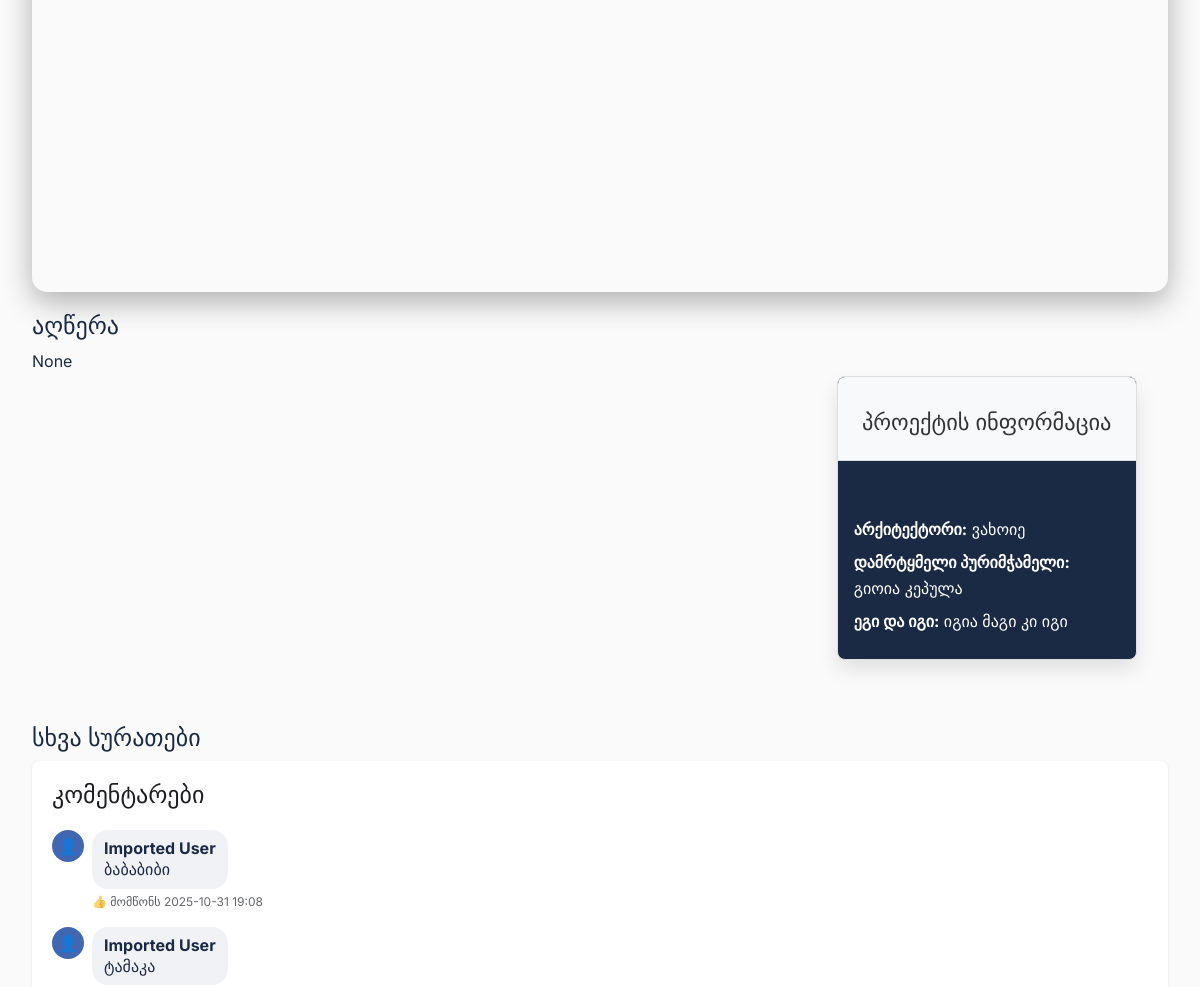
/project/project_2 (middle part), run on an earlier commit of the app's database.
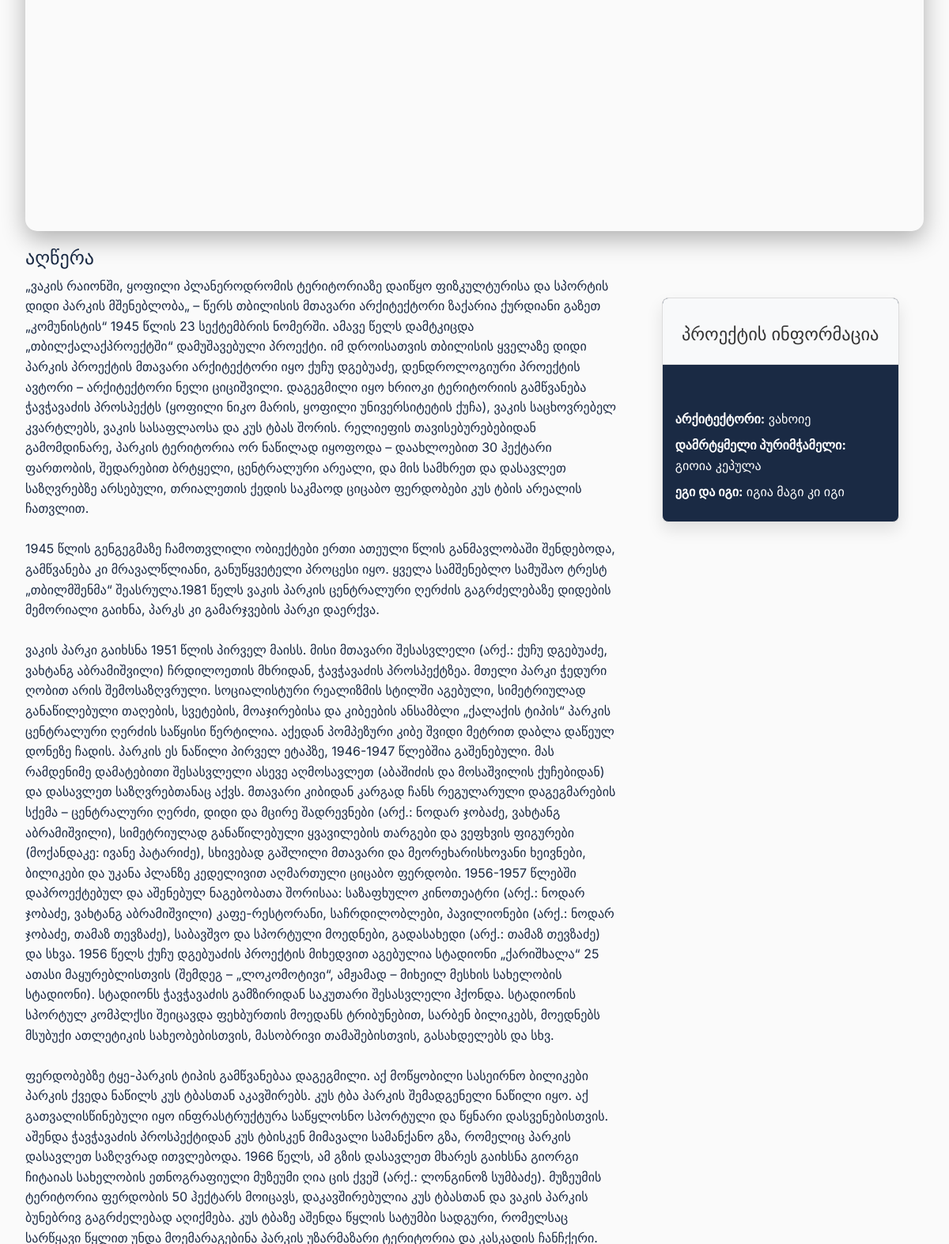
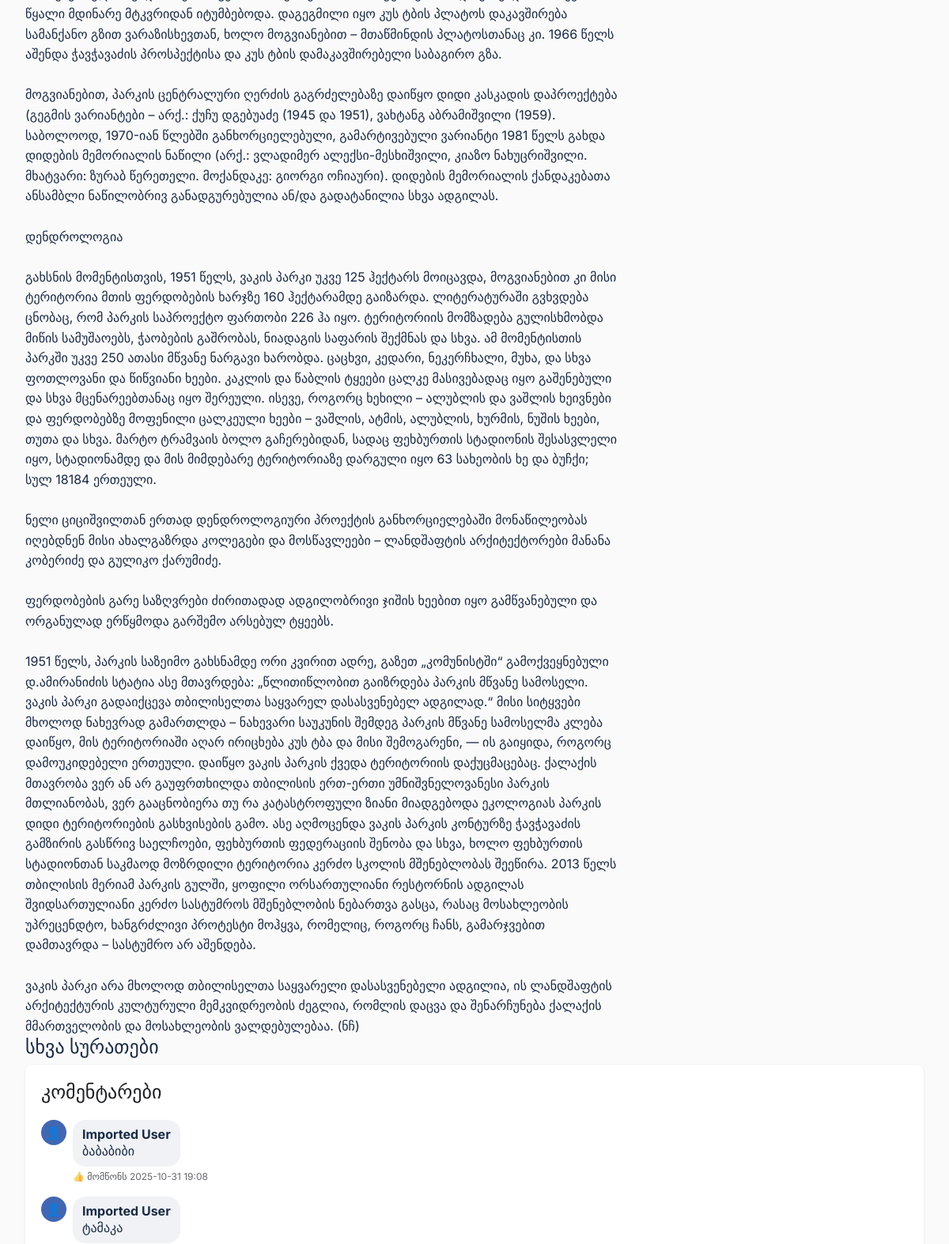
And on a later commit of the database (2 pictures, top to bottom).
### models.py (models this page shows, shortened)
class Comment(db.Model):
    id = db.Column(db.Integer, primary_key=True)
    content = db.Column(db.Text, nullable=False)
    project_id = db.Column(db.String(50), nullable=False)
    user_id = db.Column(db.Integer, db.ForeignKey('user.id'), nullable=False)  # Required for registered users only
    parent_id = db.Column(db.Integer, db.ForeignKey('comment.id'), nullable=True)
    media_urls = db.Column(db.Text, nullable=True)  # JSON array of Cloudinary URLs
    created_at = db.Column(db.DateTime, default=datetime.utcnow)
    replies = db.relationship('Comment', backref=db.backref('parent', remote_side=[id]), lazy=True)
    likes = db.relationship('Like', backref='comment', lazy=True, cascade='all, delete-orphan')
    def get_like_count(self):
        return len(self.likes)
    def get_media_urls(self):
        if self.media_urls:
            import json
            try:
                return json.loads(self.media_urls)
            except json.JSONDecodeError:
                return []
        elif hasattr(self, 'media_url') and self.media_url:
            return [self.media_url]
        return []
    def has_media(self):
        if self.media_urls:
            return bool(self.get_media_urls())
        elif hasattr(self, 'media_url') and self.media_url:
            return True
        return False

class User(UserMixin, db.Model):
    id = db.Column(db.Integer, primary_key=True)
    name = db.Column(db.String(50), nullable=False)
    email = db.Column(db.String(120), unique=True, nullable=False)
    password_hash = db.Column(db.String(128), nullable=False)
    email_verified = db.Column(db.Boolean, default=False, nullable=False)
    verification_token = db.Column(db.String(100), nullable=True)
    reset_token = db.Column(db.String(100), nullable=True)
    reset_token_expires = db.Column(db.DateTime, nullable=True)
    created_at = db.Column(db.DateTime, default=datetime.utcnow)
    is_active = db.Column(db.Boolean, default=True)
    comments = db.relationship('Comment', backref='author', lazy=True)

class Project(db.Model):
    id = db.Column(db.String(50), primary_key=True)
    title = db.Column(db.String(200), nullable=False)
    main_image = db.Column(db.Text, nullable=True)
    other_images = db.Column(db.Text, nullable=True)  # JSON array
    viewer3D = db.Column(db.Text, nullable=True)
    description = db.Column(db.Text, nullable=True)
    description_file = db.Column(db.String(100), nullable=True)
    folder = db.Column(db.String(100), nullable=True)
    latitude = db.Column(db.String(50), nullable=True)
    longitude = db.Column(db.String(50), nullable=True)
    documents = db.Column(db.Text, nullable=True)  # JSON array
    loading_video = db.Column(db.Text, nullable=True)
    loading_audio = db.Column(db.Text, nullable=True)
    project_info = db.Column(db.Text, nullable=True)  # JSON object
    type_categories = db.Column(db.Text, nullable=True)  # JSON array
    period_categories = db.Column(db.Text, nullable=True)  # JSON array
    created_at = db.Column(db.DateTime, default=datetime.utcnow)
    updated_at = db.Column(db.DateTime, default=datetime.utcnow, onupdate=datetime.utcnow)

### app.py (the view)
@app.route('/project/<project_id>')
def project_detail(project_id):
    projects = load_projects()
    project = next((p for p in projects if p['id'] == project_id), None)
    if not project:
        return 'Project not found', 404
    comments = Comment.query.filter_by(project_id=project_id, parent_id=None).order_by(Comment.created_at.desc()).all()
    description = project.get('description', '')
    if not description:
        desc_path = os.path.join('projects', project['folder'], 'description.txt')
        if os.path.exists(desc_path):
            with open(desc_path, 'r', encoding='utf-8') as f:
                description = clean_description(f.read())
    else:
        description = clean_description(description)
    return render_template('project_detail.html', project=project, comments=comments, description=description)

### app.py (called while the page is built)
def clean_description(text):
    if not text:
        return text
    text = re.sub(r'\n{3,}', '\n\n', text)
    text = text.strip()
    return text

### templates/project_detail.html (shortened to what this page needs)
{% extends 'base.html' %}
{% block head %}
    <link rel="stylesheet" href="https://cdn.jsdelivr.net/npm/glightbox/dist/css/glightbox.min.css">
    <link rel="stylesheet" href="https://unpkg.com/leaflet@1.9.4/dist/leaflet.css" />
{% endblock %}
{% block content %}
<div class="container-fluid">
    {% if project.latitude and project.longitude %}
    <div id="map" style="height:350px; margin-bottom:20px;"></div>
    {% endif %}
    <div class="row" id="projectContent">
        <div class="col-md-8" id="descriptionCol">
            <h4>აღწერა</h4>
            <div class="project-description">{{ description }}</div>
        </div>
        <div class="col-md-4" id="infoCol">
            <div class="card">
                <div class="card-header">
                    <h5>პროექტის ინფორმაცია</h5>
                </div>
                <div class="card-body">
                    {% if project.project_info %}
                        {% for key, value in project.project_info.items() %}
                        {% if value %}
                        <p><strong>{{ key }}:</strong> {{ value }}</p>
                        {% endif %}
                        {% endfor %}
                    {% else %}
                        <p class="text-muted">ინფორმაცია არ არის მითითებული</p>
                    {% endif %}
                </div>
            </div>
        </div>
    </div>
    <h4>სხვა სურათები</h4>
    <div class="fb-comments">
        <h4 style="margin-bottom: 20px; color: #1c1e21;">კომენტარები</h4>
        <div id="comments-list">
            {% for comment in comments %}
            <div class="fb-comment" data-comment-id="{{ comment.id if comment.id else loop.index0 }}">
                <div class="fb-comment-avatar">
                </div>
                <div class="fb-comment-body">
                    <div class="fb-comment-content">
                        {% if comment.author %}
                            <strong>{{ comment.author.name }}</strong><br>
                        {% endif %}
                        {% if comment.content %}{{ comment.content }}{% endif %}
                    </div>
                    <div class="fb-comment-actions">
                        {% if current_user.is_authenticated %}
                            <a href="#" class="like-btn" data-comment-id="{{ comment.id }}"
                               data-liked="{{ 'true' if comment.is_liked_by_user(current_user.id) else 'false' }}">
                                {% if comment.is_liked_by_user(current_user.id) %}
                                    ❤️ მომწონს ({{ comment.get_like_count() }})
                                {% else %}
                                    👍 მომწონს{% if comment.get_like_count() > 0 %} ({{ comment.get_like_count() }}){% endif %}
                                {% endif %}
                            </a>
                            <a href="#" class="reply-btn" data-parent="{{ comment.id if comment.id else loop.index0 }}">💬 პასუხი</a>
                        {% else %}
                            <span class="text-muted">👍 მომწონს{% if comment.get_like_count() > 0 %} ({{ comment.get_like_count() }}){% endif %}</span>
                        {% endif %}
                        <span style="color: #65676b;">{{ comment.created_at.strftime('%Y-%m-%d %H:%M') if comment.created_at else 'ახლახანს' }}</span>
                    </div>
                </div>
            </div>
            {% endfor %}
        </div>
    </div>
</div>
{% endblock %}

### templates/base.html (shortened to what this page needs)
<!DOCTYPE html>
<html lang="ka">
<head>
    <link rel="stylesheet" href="https://cdn.jsdelivr.net/npm/bootstrap@5.3.0/dist/css/bootstrap.min.css">
    <link rel="stylesheet" href="https://cdn.jsdelivr.net/npm/bootstrap-icons@1.11.0/font/bootstrap-icons.css">
    <link rel="stylesheet" href="https://unpkg.com/leaflet@1.9.4/dist/leaflet.css" />
    <link rel="stylesheet" href="{{ url_for('static', filename='style.css') }}">
    {% block head %}{% endblock %}
</head>
<body>
    <main class="container mb-5">
        {% block content %}{% endblock %}
    </main>
</body>
</html>

### static/style.css (style rules this page uses)
:root { --frost-blue: #ADCDE9; --deep-forest-green: #22443E; --snow-white: #FAFAFA; --gold-accent: #D4AF37; --dark-navy: #1A2A44; }
* { margin: 0; padding: 0; box-sizing: border-box; }
body { font-family: 'Inter', 'Segoe UI', sans-serif; background: var(--snow-white); color: var(--dark-navy); }
.container { max-width: 1200px; margin: 0 auto; padding: 0 20px; }
#map { border-radius: 15px; box-shadow: 0 10px 30px rgba(0, 0, 0, 0.3); }
.cards, .project-card, .card { display: flex; gap: 2rem; margin: 4rem auto; flex-wrap: wrap; justify-content: center; }
.card, .project-card { width: 300px; background: var(--dark-navy); border-radius: 16px; overflow: hidden; box-shadow: 0 10px 20px rgba(0,0,0,0.1); transition: transform 0.3s; color: white; }
.card h3, .card h5, .card-title { color: white; text-align: center; padding: 1rem 0 0.5rem; font-size: 1.4rem; }
.project-description { white-space: pre-line; word-wrap: break-word; line-height: 1.6; font-family: inherit; font-size: 1rem; }

### templates/project_detail.html (style rules this page uses)
.card { border: 1px solid #ddd; border-radius: 8px; }
.card-header { background-color: #f8f9fa; border-bottom: 1px solid #ddd; padding: 1rem; }
.card-header h5 { margin: 0; color: #333; }
.card-body p { margin: 0.5rem 0; line-height: 1.6; }
.fb-comments { background: #fff; border-radius: 8px; padding: 20px; box-shadow: 0 1px 3px rgba(0,0,0,0.1); max-width: 100%; width: 100%; }
.fb-comment { display: flex; margin-bottom: 16px; }
.fb-comment-avatar { width: 32px; height: 32px; border-radius: 50%; background: #4267B2; display: flex; align-items: center; justify-content: center; color: white; font-weight: bold; margin-right: 8px; flex-shrink: 0; }
.fb-comment-body { flex: 1; }
.fb-comment-content { background: #f0f2f5; border-radius: 16px; padding: 8px 12px; display: inline-block; max-width: calc(100% - 50px); word-wrap: break-word; line-height: 1.34; }
.fb-comment-actions { font-size: 12px; margin-top: 4px; }

What changed in the data, as far as the page shows it:
now on this page (row edited): Project: description "„ვაკის რაიონში, ყოფილი პლანეროდრომის ტერიტორიაზე დაიწყო ფიზკულტურისა და სპორტის დიდი პარკის მშენებლობა„ – წერს თბილისის მთავარი არქიტექტორი ზაქარია ქურდიანი გაზეთ „კომუნისტის“ 1945 წლის 23 სექტემბრის ნომერში. ამავე წელს დამტკიცდა „თბილქალაქპროექტში“ დამუშავებული პროექტი. იმ დროისათვის თბილისის ყველაზე დიდი პარკის პროექტის მთავარი არქიტექტორი იყო ქუჩუ დგებუაძე, დენდროლოგიური პროექტის ავტორი – არქიტექტორი ნელი ციციშვილი. დაგეგმილი იყო ხრიოკი ტერიტორიის გამწვანება ჭავჭავაძის პროსპექტს (ყოფილი ნიკო მარის, ყოფილი უნივერსიტეტის ქუჩა), ვაკის საცხოვრებელ კვარტლებს, ვაკის სასაფლაოსა და კუს ტბას შორის. რელიეფის თავისებურებებიდან გამომდინარე, პარკის ტერიტორია ორ ნაწილად იყოფოდა – დაახლოებით 30 ჰექტარი…"
Also different on the page:
{{ description }}: "None" → (not shown)
